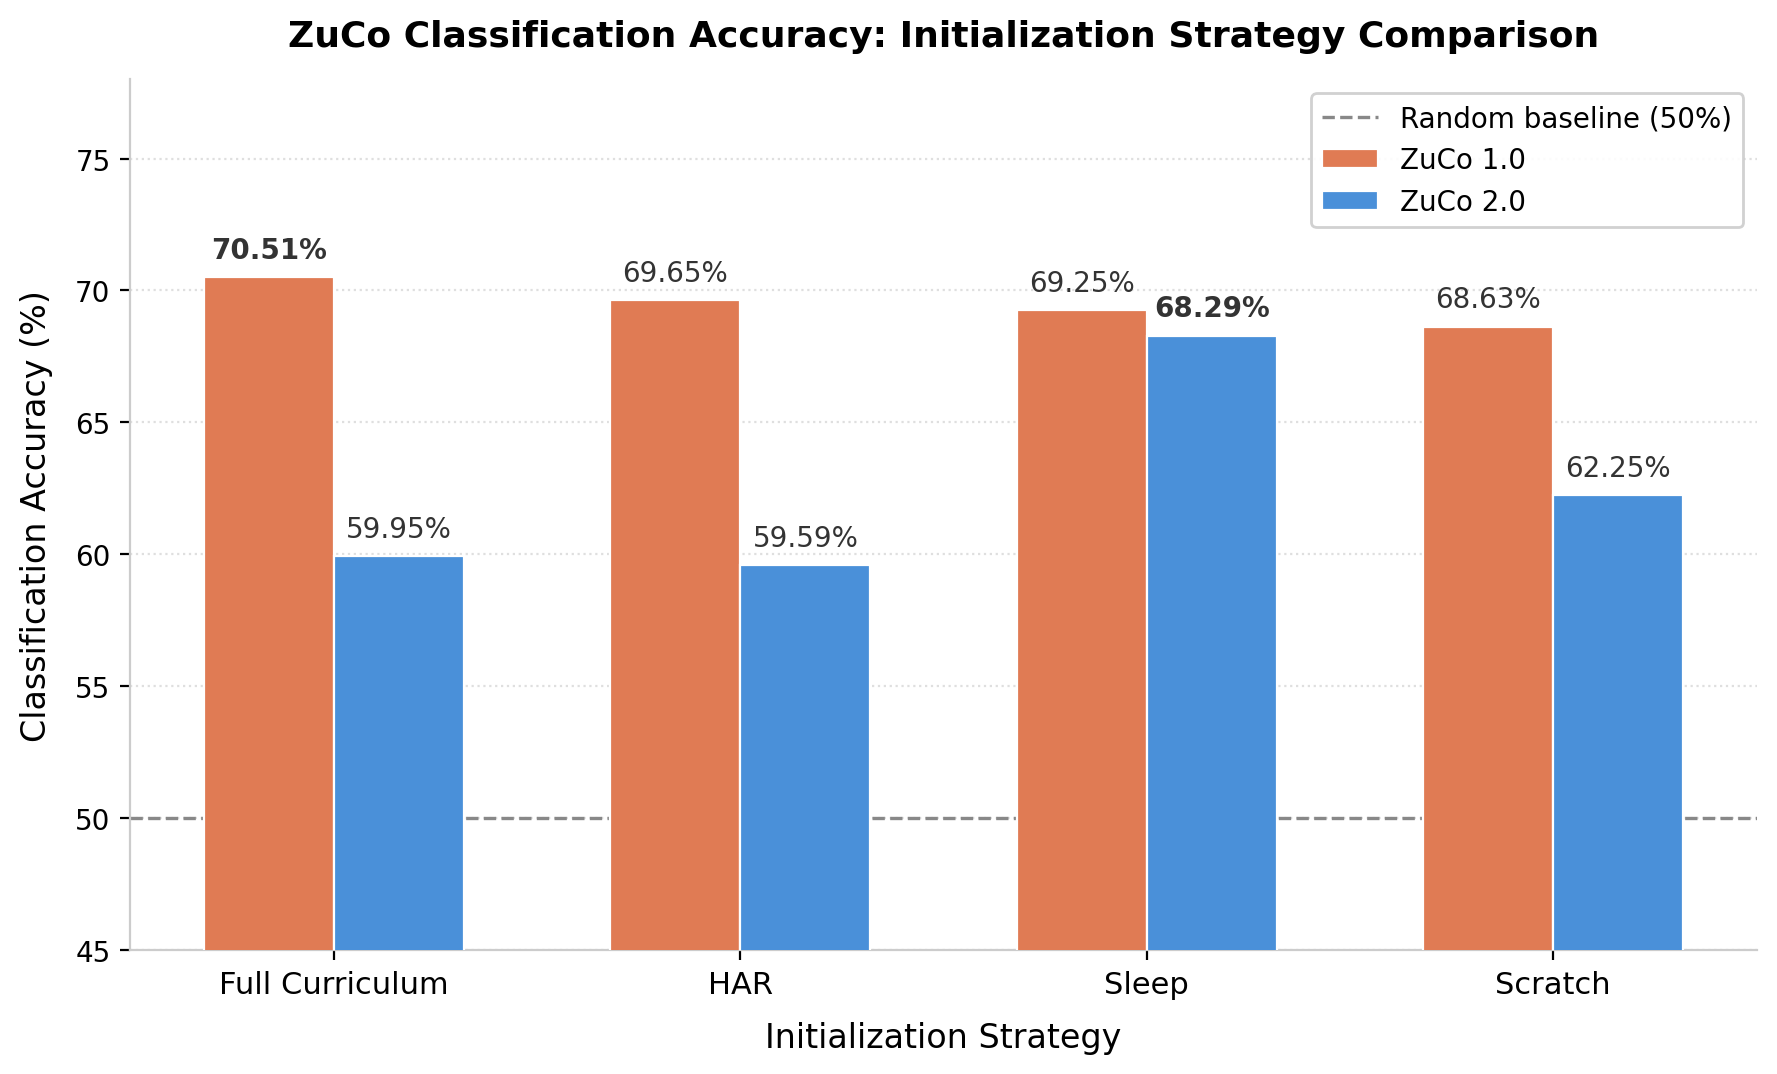

The script that saved this image:
import matplotlib.pyplot as plt
import numpy as np

# Data from Section 7.1
strategies = ['Full Curriculum', 'HAR', 'Sleep', 'Scratch']
zuco1 = [70.51, 69.65, 69.25, 68.63]
zuco2 = [59.95, 59.59, 68.29, 62.25]

# Best per dataset
best_zuco1_idx = np.argmax(zuco1)  # Full Curriculum (70.51)
best_zuco2_idx = np.argmax(zuco2)  # Sleep (68.29)

x = np.arange(len(strategies))
bar_width = 0.32

fig, ax = plt.subplots(figsize=(9, 5.5))

# Colors: warm for ZuCo 1.0, cool for ZuCo 2.0
color_zuco1 = '#E07B54'  # warm coral/orange
color_zuco2 = '#4A90D9'  # cool blue

bars1 = ax.bar(x - bar_width/2, zuco1, bar_width, label='ZuCo 1.0',
               color=color_zuco1, edgecolor='white', linewidth=0.8, zorder=3)
bars2 = ax.bar(x + bar_width/2, zuco2, bar_width, label='ZuCo 2.0',
               color=color_zuco2, edgecolor='white', linewidth=0.8, zorder=3)

# Label each bar with accuracy
for i, (bar, val) in enumerate(zip(bars1, zuco1)):
    fontweight = 'bold' if i == best_zuco1_idx else 'normal'
    ax.text(bar.get_x() + bar.get_width()/2, bar.get_height() + 0.5,
            f'{val:.2f}%', ha='center', va='bottom', fontsize=10,
            fontweight=fontweight, color='#333333')

for i, (bar, val) in enumerate(zip(bars2, zuco2)):
    fontweight = 'bold' if i == best_zuco2_idx else 'normal'
    ax.text(bar.get_x() + bar.get_width()/2, bar.get_height() + 0.5,
            f'{val:.2f}%', ha='center', va='bottom', fontsize=10,
            fontweight=fontweight, color='#333333')

# 50% random baseline
ax.axhline(y=50, color='#888888', linestyle='--', linewidth=1.2, zorder=2,
           label='Random baseline (50%)')

# Axes
ax.set_xlabel('Initialization Strategy', fontsize=12, labelpad=8)
ax.set_ylabel('Classification Accuracy (%)', fontsize=12, labelpad=8)
ax.set_title('ZuCo Classification Accuracy: Initialization Strategy Comparison',
             fontsize=13, fontweight='bold', pad=12)
ax.set_xticks(x)
ax.set_xticklabels(strategies, fontsize=11)
ax.set_ylim(45, 78)
ax.tick_params(axis='y', labelsize=10)

# Grid
ax.yaxis.grid(True, linestyle=':', alpha=0.4, zorder=0)
ax.set_axisbelow(True)

# Legend
ax.legend(fontsize=10, loc='upper right', framealpha=0.9, edgecolor='#cccccc')

# Clean up spines
ax.spines['top'].set_visible(False)
ax.spines['right'].set_visible(False)
ax.spines['left'].set_color('#cccccc')
ax.spines['bottom'].set_color('#cccccc')

fig.set_facecolor('white')
ax.set_facecolor('white')

plt.tight_layout()
plt.savefig('/home/wangni/notion-figures/zuco/fig_003.png', dpi=200,
            bbox_inches='tight', facecolor='white')
print('Figure saved to /home/wangni/notion-figures/zuco/fig_003.png')
